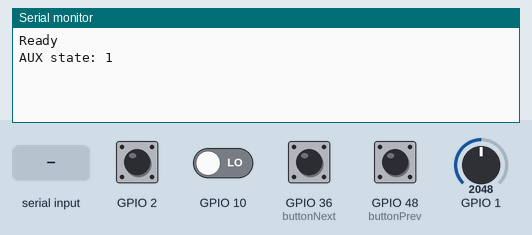
A sketch run on a simulated ESP32-S3. On the bench: the last lines printed to the serial monitor. The inputs (shaded band) are chosen by the test bench; at power-on: GPIO 2, GPIO 36 (buttonNext), GPIO 48 (buttonPrev) HIGH, GPIO 10 LOW, GPIO 1 = 2048.

Above: at 2.2 s.
2.3 s: GPIO 1 set to 2866
At 3.1 s:
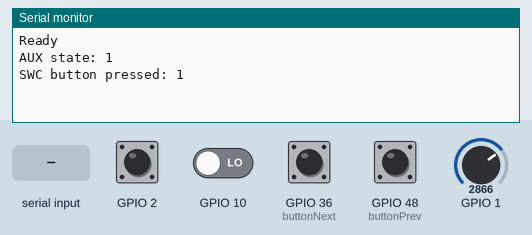
3.8 s: GPIO 10 driven HIGH
At 4.7 s:
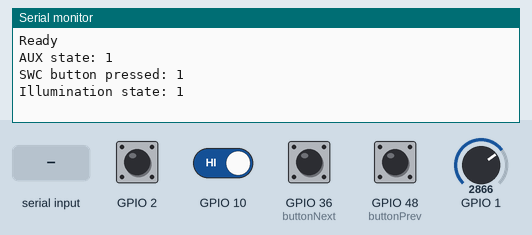
5.3 s: GPIO 36 (buttonNext) pulled LOW for 0.15 s
At 6.4 s:
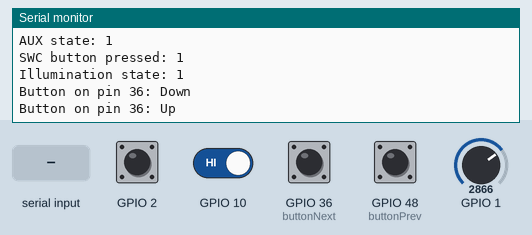
6.9 s: GPIO 48 (buttonPrev) pulled LOW for 1 s
At 7.4 s:
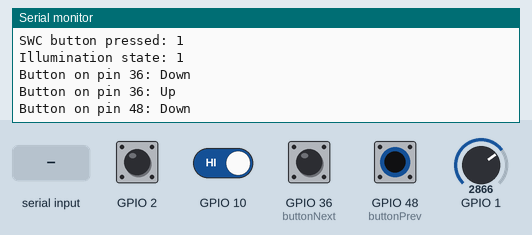
9.4 s: "{\n" received over Serial
At 9.8 s:
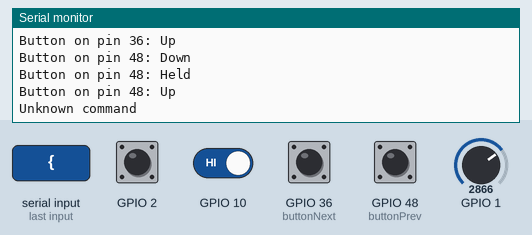
10.9 s: "{\n" received over the second serial link
At 12.0 s:
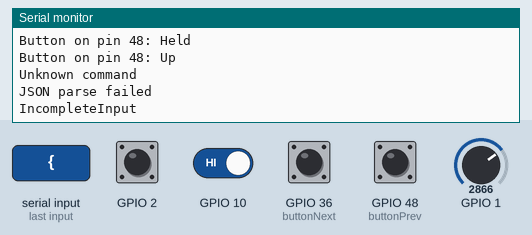

Measured:
- after the input at 2.3 s, the serial monitor: prints a new line after 0.07 s (image 1)
- after the input at 3.8 s, the serial monitor: prints a new line at once (image 2)
- after the input at 5.3 s, the serial monitor: prints a new line after 0.06 s (image 3)
- after the input at 6.9 s, the serial monitor: prints a new line after 0.05 s (image 4)
- after the input at 9.4 s, the serial monitor: prints a new line at once (image 5)
- after the input at 10.9 s, the serial monitor: prints a new line at once (image 6)

The sketch:

transmittercomm.ino
```cpp
#include <Arduino.h>
#include <HardwareSerial.h>
#include <ArduinoJson.h>

#include "button.h"
#include "resistor_ladder_buttons.h"

#define RXD1 18
#define TXD1 17
#define CBAUD 9600

HardwareSerial comm(1);

Button buttonPrev(48, "BTN_PREV");
Button buttonNext(36, "BTN_NEXT");

int auxDetectState = 0;
int illuminationState = 0;

const uint8_t BTN_VOL_UP = 1;
const uint8_t BTN_VOL_DOWN = 2;
const uint8_t BTN_SEEK_NEXT = 3;
const uint8_t BTN_SEEK_PREV = 4;
const uint8_t BTN_MODE = 5;
const uint8_t BTN_MUTE = 6;
const uint8_t BTN_SPEAK = 7;
const uint8_t BTN_ANSWER = 8;
const uint8_t BTN_DENY = 9;

ResistorLadderButtons swc(1, 50, 600, 0, 10, 50);

void send_json(JsonDocument& doc) {
  String s;
  serializeJson(doc, comm);
  comm.println();
}

void send_button_up(String button_id) {
  JsonDocument doc;
  doc["command"] = "comm_button";
  doc["value"] = button_id.c_str();
  send_json(doc);
}

void send_aux_detect_state() {
  JsonDocument doc;
  doc["command"] = "comm_aux_detect";
  doc["value"] = auxDetectState;
  send_json(doc);
}

void send_illumination_state() {
  JsonDocument doc;
  doc["command"] = "comm_illumination";
  doc["value"] = illuminationState;
  send_json(doc);
}

void send_swc_button_up(int button_id) {
  Serial.print("SWC button pressed: ");
  Serial.println(button_id);
  JsonDocument doc;
  doc["command"] = "comm_swc";
  doc["value"] = button_id;
  send_json(doc);
}

void process_message(JsonDocument& doc) {
  if (doc.containsKey("command")) {
    String command = doc["command"].as<String>();
    if (command == "request_aux_detect_state") {
      send_aux_detect_state();
    } else {
      Serial.println("Unknown command: " + command);
    }
  }
}

void receive_json() {
  static String buffer;
  static bool in_frame = false;

  while (comm.available()) {
    char c = comm.read();

    if (!in_frame) {
      if (c == '{') {
        buffer = "{";
        in_frame = true;
      }
      continue;
    }

    if (c == '\n') {
      buffer.trim();
      //Serial.println(buffer);

      StaticJsonDocument<256> doc;
      DeserializationError err = deserializeJson(doc, buffer);

      if (!err) {
        Serial.print("Received reply: ");
        serializeJson(doc, Serial);
        Serial.println();
        process_message(doc);
      } else {
        Serial.println("JSON parse failed");
        Serial.println(err.c_str());
      }

      buffer = "";
      in_frame = false;
    } else {
      buffer += c;

      if (buffer.length() > 256) {
        buffer = "";
        in_frame = false;
      }
    }
  }
}

void buttonHandler(Button* btn, ButtonAction action) {
  Serial.print("Button on pin ");
  Serial.print(btn->pin());
  Serial.print(": ");

  uint8_t buttonPin = btn->pin();
  char* buttonId = btn->button_id();

  switch (action) {
    case ButtonAction::Down:
      Serial.println("Down");
      //send_button_down(buttonId);
      break;
    case ButtonAction::Up:
      Serial.println("Up");
      send_button_up(buttonId);
      break;
    case ButtonAction::Held:
      Serial.println("Held");
      //send_button_held(buttonId);
      break;
    case ButtonAction::HeldLong:
      Serial.println("Held Long");
      //send_button_held_long(buttonId);
      break;
  }
}

// vol up - 1920 - 2048
// vol down - 2250 - 2300
// seek next - 400 - 650
// seek prev - 850 - 750
// mode - 1150
// mute - 1490 - 1500
// speak - 2650 - 2660
// answer - 3650 - 3675
// deny - 3100 - 3135

void setup() {
  Serial.begin(115200);

  comm.begin(CBAUD, SERIAL_8N1, RXD1, TXD1);

  swc.begin();
  swc.addButton(BTN_VOL_UP, 1920, 2048, nullptr, nullptr, send_swc_button_up);
  swc.addButton(BTN_VOL_DOWN, 2250, 2300, nullptr, nullptr, send_swc_button_up);
  swc.addButton(BTN_SEEK_NEXT, 400, 600, nullptr, nullptr, send_swc_button_up);
  swc.addButton(BTN_SEEK_PREV, 775, 850, nullptr, nullptr, send_swc_button_up);
  swc.addButton(BTN_MODE, 1125, 1175, nullptr, nullptr, send_swc_button_up);
  swc.addButton(BTN_MUTE, 1490, 1500, nullptr, nullptr, send_swc_button_up);
  swc.addButton(BTN_SPEAK, 2650, 2660, nullptr, nullptr, send_swc_button_up);
  swc.addButton(BTN_ANSWER, 3650, 3675, nullptr, nullptr, send_swc_button_up);
  swc.addButton(BTN_DENY, 3100, 3135, nullptr, nullptr, send_swc_button_up);

  buttonPrev.onAction(buttonHandler);
  buttonNext.onAction(buttonHandler);
  //buttonInp.onAction(buttonHandler);

  pinMode(2, INPUT_PULLUP);
  //pinMode(LED_BUILTIN, OUTPUT);

  pinMode(10, INPUT_PULLDOWN);

  delay(1000);
  Serial.println("Ready");
}

#define CMD_BUFFER_SIZE 128
char cmdBuffer[CMD_BUFFER_SIZE];
uint8_t cmdIndex = 0;

void handle_command(char* line) {
  char* command = strtok(line, " ");
  char* args = strtok(NULL, "");

  if (!command) return;

  if (strcmp(command, "input") == 0) {
    JsonDocument doc;
    doc["command"] = "comm_aux_detect";
    doc["value"] = atoi(args);
    send_json(doc);
  } else {
    Serial.println("Unknown command");
  }
}

void process_serial() {
  while (Serial.available()) {
    char c = Serial.read();

    if (c == '\n' || c == '\r') {
      if (cmdIndex > 0) {
        cmdBuffer[cmdIndex] = '\0';
        handle_command(cmdBuffer);
        cmdIndex = 0;
      }
    } else {
      if (cmdIndex < CMD_BUFFER_SIZE - 1) {
        cmdBuffer[cmdIndex++] = c;
      }
    }
  }
}

unsigned long lastUpdate = 0;
float loopFrequency = 1000.0f/60.0f;

void loop() {
  receive_json();
  swc.update();
  process_serial();

  if (lastUpdate < millis()) {
    buttonPrev.update();
    buttonNext.update();
    //buttonInp.update();

    static int prevAuxDetectState = 0;
    auxDetectState = digitalRead(2);

    if (auxDetectState != prevAuxDetectState) {
      send_aux_detect_state();
      Serial.print("AUX state: ");
      Serial.println(auxDetectState);
      prevAuxDetectState = auxDetectState;
    }

    static int prevIlluminationState = 0;
    illuminationState = digitalRead(10);
    if (illuminationState != prevIlluminationState) {
      send_illumination_state();
      Serial.print("Illumination state: ");
      Serial.println(illuminationState);
      prevIlluminationState = illuminationState;
    }

    lastUpdate = millis() + loopFrequency;
  }
}
```

button.cpp
```cpp
#include "button.h"

Button::Button(uint8_t pin, char* button_id): buttonPin(pin), buttonId(button_id) {
  pinMode(buttonPin, INPUT_PULLUP);
}

void Button::onAction(void (*cb)(Button*, ButtonAction)) {
  callback = cb;
}

void Button::update() {
  uint8_t reading = digitalRead(buttonPin);

  if (reading != lastReading) {
    lastDebounceTime = millis();
  }

  if ((millis() - lastDebounceTime) > debounceDelay) {
    if (reading != stableState) {
      stableState = reading;

      if (stableState == LOW) {
        pressedTime = millis();
        heldFired = false;
        heldLongFired = false;
        if (callback) callback(this, ButtonAction::Down);
      } else {
        if (callback) callback(this, ButtonAction::Up);
      }
    }
  }

  if (stableState == LOW && !heldFired && (millis() - pressedTime) >= holdTime) {
    heldFired = true;
    if (callback) callback(this, ButtonAction::Held);
  }

  if (stableState == LOW && !heldLongFired && (millis() - pressedTime) >= holdLongTime) {
    heldLongFired = true;
    if (callback) callback(this, ButtonAction::HeldLong);
  }

  lastReading = reading;
}
```

button.h
```cpp
#ifndef BUTTON_H
#define BUTTON_H

#include <Arduino.h>

enum class ButtonAction : uint8_t {
  Down,
  Up,
  Held,
  HeldLong
};

class Button {
private:
  uint8_t buttonPin;
  char* buttonId;

  uint8_t stableState = HIGH;
  uint8_t lastReading = HIGH;

  unsigned long lastDebounceTime = 0;
  const unsigned long debounceDelay = 30;

  unsigned long pressedTime = 0;
  const unsigned long holdTime = 500;
  const unsigned long holdLongTime = 5000;

  bool heldFired = false;
  bool heldLongFired = false;

  void (*callback)(Button* btn, ButtonAction action) = nullptr;
public:
  Button(uint8_t pin, char* button_id);
  ~Button() = default;

  void update();
  void onAction(void (*cb)(Button*, ButtonAction));

  uint8_t pin() const { return buttonPin; }
  char* button_id() const { return buttonId; }
};

#endif
```

resistor_ladder_buttons.cpp
```cpp
#include "resistor_ladder_buttons.h"

ResistorLadderButtons::ResistorLadderButtons(uint8_t adcPin,
                                             uint16_t debounceMs,
                                             uint16_t holdDelayMs,
                                             uint16_t holdIntervalMs,
                                             uint8_t numSamples,
                                             uint16_t valueTolerance)
  : adcPin(adcPin),
    debounceDelay(debounceMs),
    holdDelay(holdDelayMs),
    holdInterval(holdIntervalMs),
    numSamples(numSamples),
    valueTolerance(valueTolerance),
    pendingButton(NO_BUTTON),
    lastDebounceTime(0),
    stableButton(NO_BUTTON),
    previousStableButton(NO_BUTTON),
    holdStartTime(0),
    heldFired(false),
    lastHoldFireTime(0)
{}

void ResistorLadderButtons::addButton(uint8_t id,
                                      uint16_t minVal,
                                      uint16_t maxVal,
                                      std::function<void(uint8_t)> downCallback,
                                      std::function<void(uint8_t)> heldCallback,
                                      std::function<void(uint8_t)> upCallback)
{
  buttons.push_back({id, minVal, maxVal, downCallback, heldCallback, upCallback});
}

void ResistorLadderButtons::begin() {
  pinMode(adcPin, INPUT);
}

void ResistorLadderButtons::update() {
  // 1. Average ADC samples
  uint32_t sum = 0;
  for (uint8_t i = 0; i < numSamples; i++) {
    sum += analogRead(adcPin);
    delay(1);
  }
  uint16_t adcValue = sum / numSamples;

  // 2. Map value to a button
  uint8_t currentButton = getButtonForAdc(adcValue);

  // 3. Debounce
  if (currentButton != pendingButton) {
    pendingButton = currentButton;
    lastDebounceTime = millis();
  }

  if ((millis() - lastDebounceTime) >= debounceDelay) {
    if (stableButton != pendingButton) {
      uint8_t prev = stableButton;
      stableButton = pendingButton;

      if (prev != NO_BUTTON) {
        callOnUp(prev);
        heldFired = false;
      }

      if (stableButton != NO_BUTTON) {
        callOnDown(stableButton);
        holdStartTime = millis();
        heldFired = false;
      }

      previousStableButton = prev;
    }
  }

  // 4. Held logic
  if (stableButton != NO_BUTTON) {
    unsigned long now = millis();
    if (!heldFired && (now - holdStartTime) >= holdDelay) {
      heldFired = true;
      callOnHeld(stableButton);
      lastHoldFireTime = now;
    } else if (heldFired && holdInterval > 0 && (now - lastHoldFireTime) >= holdInterval) {
      callOnHeld(stableButton);
      lastHoldFireTime = now;
    }
  }
}

uint8_t ResistorLadderButtons::getButtonForAdc(uint16_t adcValue) {
  for (const auto& btn : buttons) {
    if (adcValue >= btn.minVal - valueTolerance && adcValue <= btn.maxVal + valueTolerance) {
      return btn.id;
    }
  }
  return NO_BUTTON;
}

void ResistorLadderButtons::callOnDown(uint8_t id) {
  for (const auto& btn : buttons) {
    if (btn.id == id && btn.onDown) {
      btn.onDown(id);
      break;
    }
  }
}

void ResistorLadderButtons::callOnHeld(uint8_t id) {
  for (const auto& btn : buttons) {
    if (btn.id == id && btn.onHeld) {
      btn.onHeld(id);
      break;
    }
  }
}

void ResistorLadderButtons::callOnUp(uint8_t id) {
  for (const auto& btn : buttons) {
    if (btn.id == id && btn.onUp) {
      btn.onUp(id);
      break;
    }
  }
}
```

resistor_ladder_buttons.h
```cpp
#ifndef RESISTOR_LADDER_BUTTONS_H
#define RESISTOR_LADDER_BUTTONS_H

#include <Arduino.h>
#include <vector>
#include <functional>

class ResistorLadderButtons {
public:
  static const uint8_t NO_BUTTON = 0;

  /*
  * Constructor
  * adcPin          - analog input pin
  * debounceMs      - time (ms) a new state must be stable before being accepted
  * holdDelayMs     - time (ms) a button must be continuously pressed before the first "held" event
  * holdIntervalMs  - repeat interval (ms) for "held" events; 0 = fire only once after holdDelay
  * numSamples      - how many ADC readings to average (reduces noise)
  */
  ResistorLadderButtons(uint8_t adcPin,
                        uint16_t debounceMs = 50,
                        uint16_t holdDelayMs = 500,
                        uint16_t holdIntervalMs = 100,
                        uint8_t numSamples = 1,
                        uint16_t valueTolerance = 50);

  // Add a button with its ADC range and callbacks (any callback can be nullptr)
  void addButton(uint8_t id,
                  uint16_t minVal,
                  uint16_t maxVal,
                  std::function<void(uint8_t)> downCallback = nullptr,
                  std::function<void(uint8_t)> heldCallback = nullptr,
                  std::function<void(uint8_t)> upCallback = nullptr);

  // Initialise the ADC pin (call in setup())
  void begin();

  // Must be called repeatedly (e.g. in loop())
  void update();

private:
    struct Button {
      uint8_t id;
      uint16_t minVal;
      uint16_t maxVal;
      std::function<void(uint8_t)> onDown;
      std::function<void(uint8_t)> onHeld;
      std::function<void(uint8_t)> onUp;
    };

    uint8_t adcPin;
    uint16_t debounceDelay;
    uint16_t holdDelay;
    uint16_t holdInterval;
    uint8_t numSamples;
    uint16_t valueTolerance;

    std::vector<Button> buttons;
    uint8_t pendingButton;
    unsigned long lastDebounceTime;
    uint8_t stableButton;
    uint8_t previousStableButton;
    unsigned long holdStartTime;
    bool heldFired;
    unsigned long lastHoldFireTime;

    uint8_t getButtonForAdc(uint16_t adcValue);
    void callOnDown(uint8_t id);
    void callOnHeld(uint8_t id);
    void callOnUp(uint8_t id);
};

#endif
```
